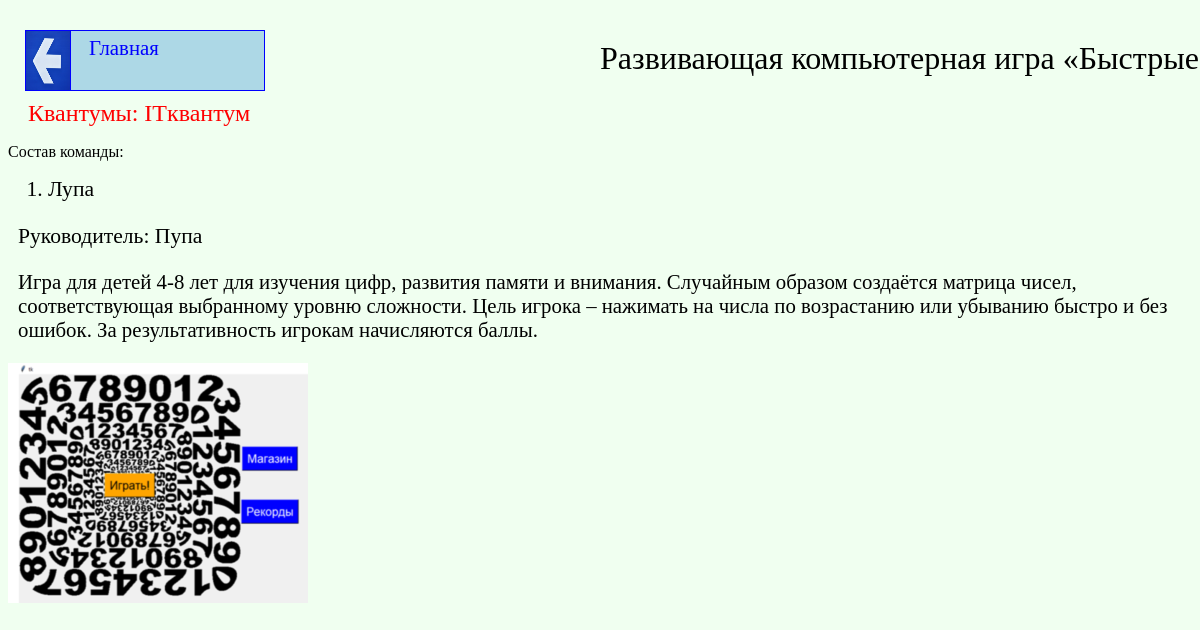
Before: /project/2 with the older database file.
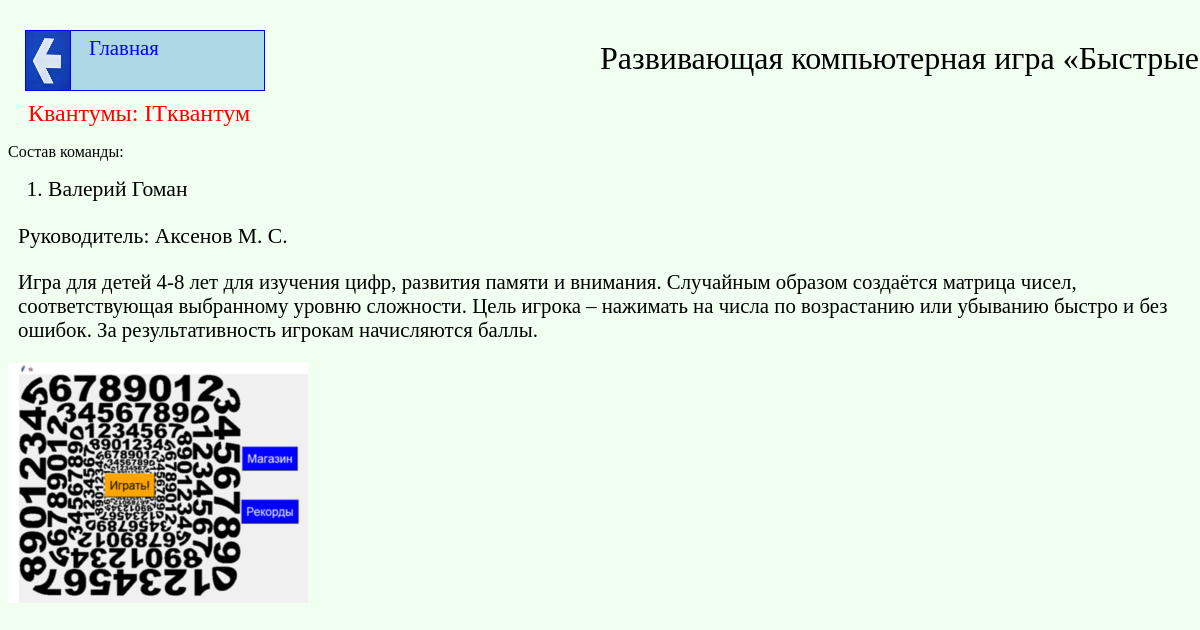
After: the same page with the newer database file.
### kvant_projects/apps/kvant_proj/models.py (models this page shows, shortened)
class Kvantorianec(models.Model):
    fio = models.CharField(max_length=75, verbose_name='ФИО')
    b_date = models.DateField(verbose_name='дата рождения', blank=True)
    kvantum = models.ForeignKey(Kvantum, on_delete=models.PROTECT)
    master = models.ForeignKey(Master, on_delete=models.PROTECT)
    class Meta:
        verbose_name = 'Кванторианец'
        verbose_name_plural = 'Кванторианцы'

class Kvant_projects(models.Model):
    project_name = models.CharField(max_length=100, verbose_name='название проекта')
    kvantum = models.ManyToManyField(Kvantum)
    key_words = models.ManyToManyField(Key_words)
    kvantorianec = models.ManyToManyField(Kvantorianec)
    description = models.CharField(max_length=10000, verbose_name='описание проекта')
    low_description = models.CharField(max_length=5000, verbose_name='краткое описание проекта')
    master = models.ForeignKey(Master, on_delete=models.PROTECT)
    img = models.ImageField(upload_to="img", verbose_name='фотографии проекта', blank=True)
    class Meta:
        verbose_name = 'Проект кванторианцев'
        verbose_name_plural = 'Проекты кванторианцев'

class Master(models.Model):
    fio = models.CharField(max_length=75, verbose_name='ФИО преподователя')
    kvantum = models.ForeignKey(Kvantum, on_delete=models.PROTECT)
    b_date = models.DateField(verbose_name='дата рождения преподователя', blank=True)
    class Meta:
        verbose_name = 'Наставник'
        verbose_name_plural = 'Наставники'

### kvant_projects/apps/kvant_proj/views.py (the view)
# urls.py: re_path(r'^project/(?P<project_id>\d+)$', kvant_project, name='project'),
def kvant_project(request, project_id):
    project = Kvant_projects.objects.get(id=project_id)
    context = {
        "project": project,
        "kvantirianec": project.kvantorianec.all(),
        "kvantums": project.kvantum.all(),
    }
    return render(request, 'project.html', context)

### kvant_projects/apps/kvant_proj/templates/project.html (shortened to what this page needs)
{% extends 'index.html' %}
{% block content %}
    <img id="pic_go_back" src="/static/img/go_back.jpg">
    <a class="link_to_main" href={% url "index" %}>Главная</a>
<p id="proj_name">{{ project.project_name }}</p>
<div id="kvant">Квантумы:
        {% for kvantum in kvantums %}
            <span  > {{ kvantum.kvantum }}</span>
        {% endfor %}
</div>
<div class="proj_members">
    <p id="members">Состав команды:</p>
    <ol>
        {% for kv in kvantirianec %}
            <li class="kv-in-list">
                {{ kv.fio }}
            </li>
        {% endfor %}
    </ol>
</div>
    <p id="master"> Руководитель: {{ project.master.fio }}</p>
    <p id="proj_description">{{ project.description }}</p>
    <img src="/static/{{ project.img }}">
{% endblock %}

Changed rows visible on the page:
changed through a linked row, Kvant_projects "Развивающая компьютерная игра «Быстрые…": master.fio "Пупа" → "Аксенов М. С."
changed Kvantorianec: fio "Лупа" → "Валерий Гоман"
